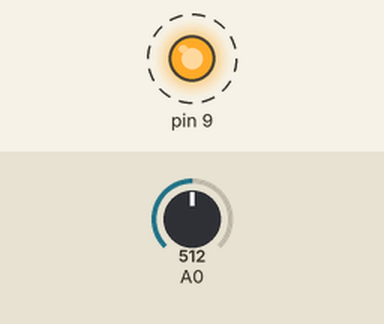
A sketch run on a simulated Arduino Uno, built with avr-gcc and run on an emulated ATmega328P. On the bench: output pins drawn as LEDs (lit = HIGH). Dashed ring = blinking. Inputs (shaded band) come from the test bench; at power-on: A0 = 512. What the sketch prints to the serial monitor is not drawn.

Above: at 1.2 s.
Timing chart, 0 to 5.9 s (numbered marks = the images above):
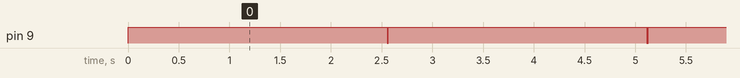

The sketch:

fantabulous_turing1.ino
```cpp
void setup()
{
  pinMode(A0, INPUT);
  pinMode(9, OUTPUT);
  Serial.begin(9600);
}

void loop()
{
  Serial.print ("CDS: ");
  Serial.println (analogRead(A0));

  if (analogRead(A0) < 100)
  {
    for (int i = 0; i <= 255; i++)
    {
    digitalWrite (9, i);
    delay(10);
    }
  }
  if (analogRead(A0) > 100)
  {
    for (int i = 255; i >= 0; i--)
    {
    digitalWrite (9, i);
    delay(10);
    }
  }
}
```

Measured:
- by itself, pin 9: alternates HIGH for 2.6 s and LOW for 0.01 s
